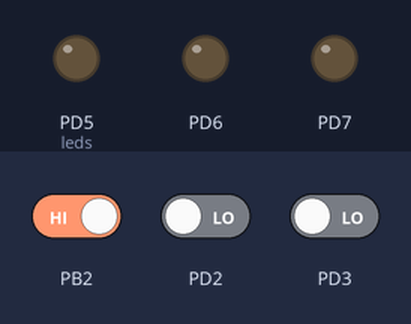
This program was run on a simulated ATmega32, built with avr-gcc and emulated at 16 MHz. Shown: output pins drawn as LEDs (lit = HIGH). Inputs (shaded band) come from the test bench; at power-on: PB2 HIGH, PD2 LOW, PD3 LOW.

Above: at 1.2 s.
1.3 s: PB2 driven LOW
At 2.1 s:
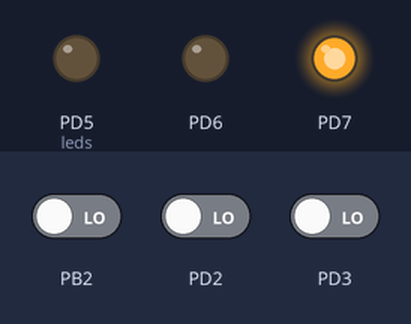
3.8 s: PD2 driven HIGH
At 4.2 s:
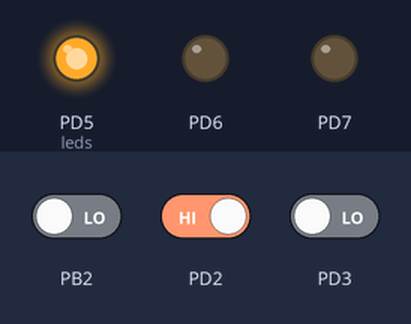
6.3 s: PD3 driven HIGH
At 7.1 s:
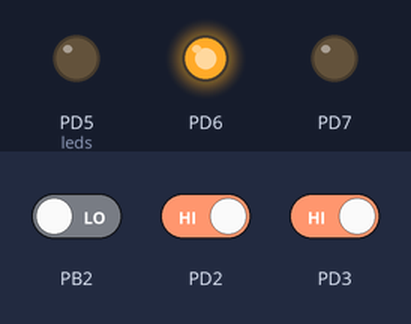
Timing chart, 0 to 9.3 s (numbered marks = the images above; inputs shaded):
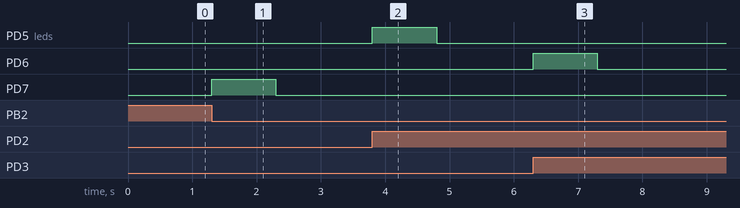

Measured:
- after the input at 1.3 s, PD7: LOW → HIGH at once, → LOW 1.0 s later
- after the input at 3.8 s, PD5 (leds): LOW → HIGH at once, → LOW 1.0 s later
- after the input at 6.3 s, PD6: LOW → HIGH at once, → LOW 1.0 s later

The program:

main.c
```c
// (licence header left out)
#include <avr/io.h>
#include <util/delay.h>
#include <avr/interrupt.h>

#define F_CPU 16000000ul
// enable interrupt INT0 on rising edge
ISR(INT0_vect)
{
    PORTD |= 1<<5;
    _delay_ms(1000);
}
// enable interrupt INT1 on falling edge
ISR(INT1_vect)
{
    PORTD |= 1<<6;
    _delay_ms(1000);
}
// enable interrupt INT2 on every change
ISR(INT2_vect)
{
    PORTD |= 1<<7;
    _delay_ms(1000);
}
void GPIO_init()
{
    // enable interrupt INT0 on rising edge
    MCUCR |= (1<<0 |  1<<2 | 1<< 3); // enable interrupt INT0 on rising edge
    MCUCR &= ~(1<<1); // enable interrupt INT1 on falling edge
    MCUCSR &= ~(1<<6); // enable interrupt INT2 on every change
    GICR |= (1<<5 |  1<<6 | 1<< 7); // enable INT0, INT1, INT2
    sei(); // enable SREG [global interrupt enable]
    DDRD |= (1<<5) | (1<<6) | (1<<7) ; // set the leds as output
}
int main(void)
{
    GPIO_init();

    /* Replace with your application code */
    while (1)
    {
        //clear all leds
        PORTD &= ~((1<<5) | (1<<6) | (1<<7));
    }
}
```
